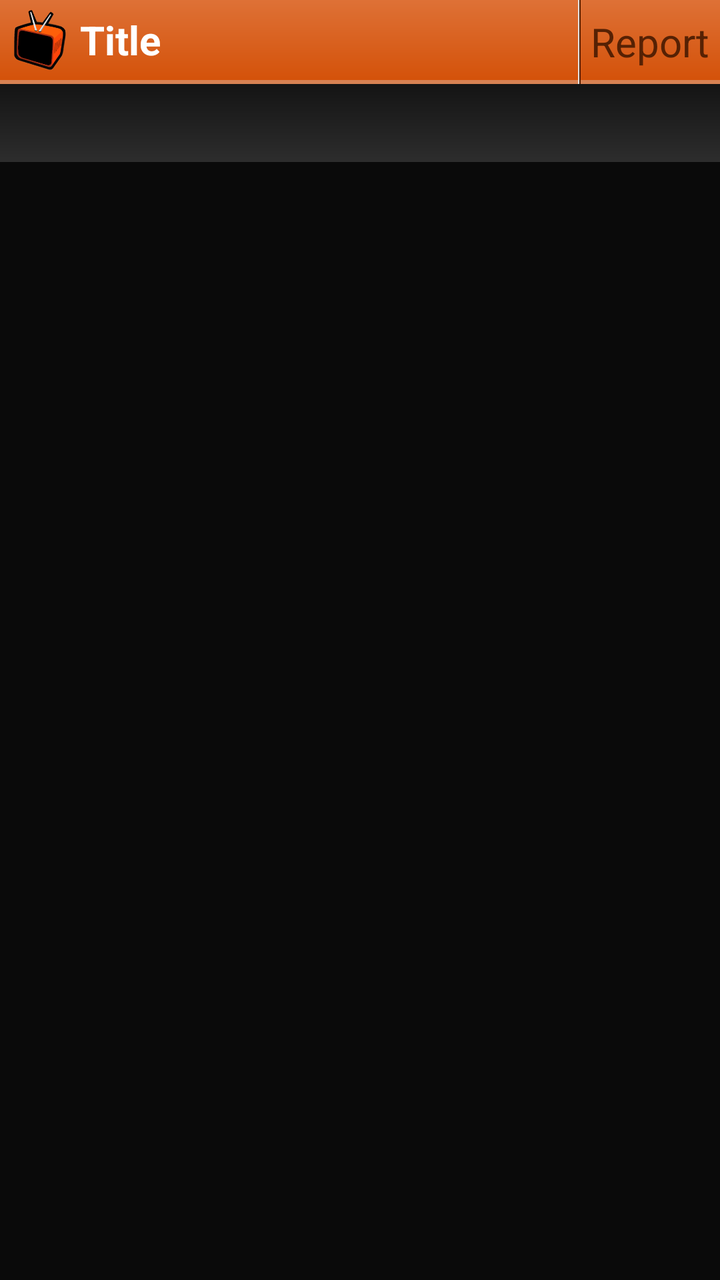
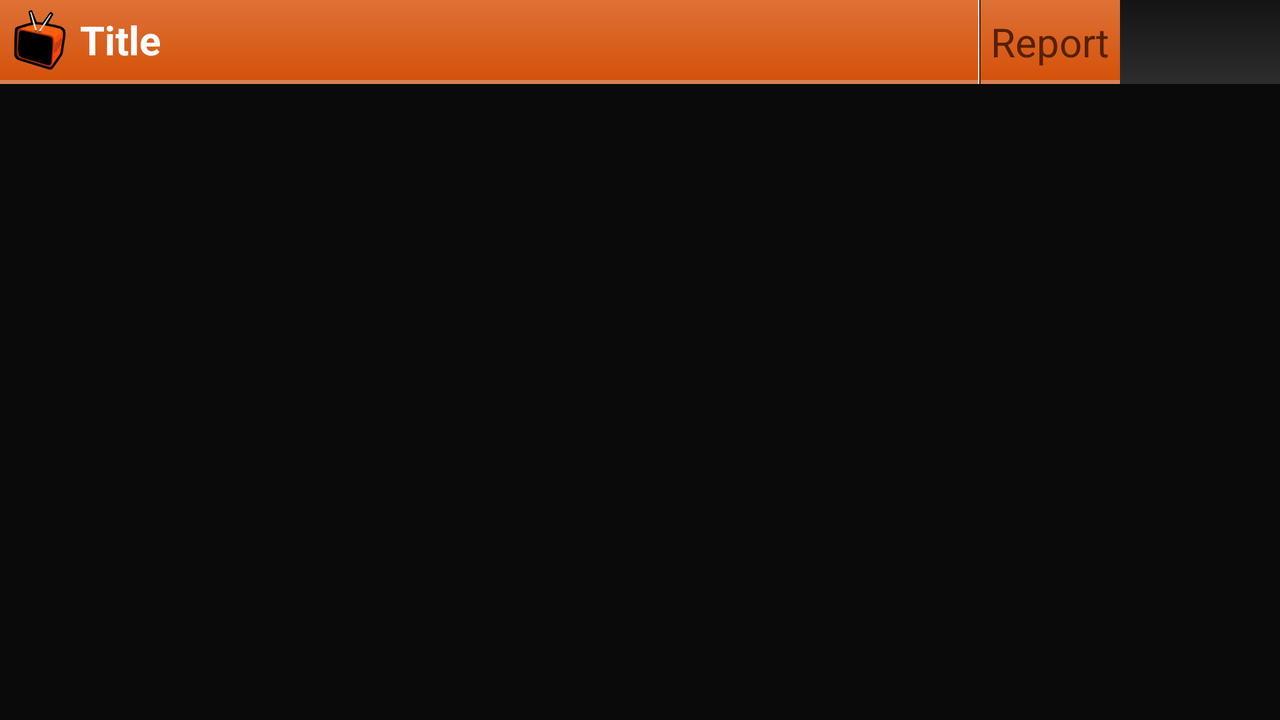

The same Android screen from two of the app's own layout files: first res/layout/ as a phone draws it, then the repository's variant for another configuration, drawn on a device whose configuration selects that folder. Both files follow.
<!-- AndroidManifest.xml: application theme android:Theme.NoTitleBar -->
<!-- res/layout/activity_dramasection.xml -->
<?xml version="1.0" encoding="utf-8"?>
<RelativeLayout xmlns:android="http://schemas.android.com/apk/res/android"
    android:layout_width="fill_parent"
    android:layout_height="fill_parent"
    android:background="@color/background"
    android:orientation="vertical" >
    <RelativeLayout android:id="@+id/rlayout"
            android:layout_width="fill_parent"
            android:layout_height="42dp">
            <include android:id="@+id/topbar" layout="@layout/topbar"
                android:layout_toLeftOf="@+id/line1" />
            <TextView android:id="@+id/textview_feedback"
                android:layout_width="wrap_content"
                android:layout_height="wrap_content"
                android:layout_alignParentTop="true"
                android:layout_alignParentRight="true"
                android:layout_alignParentBottom="true"
                android:gravity="center"
                android:padding="5dp"
                android:textColor="@drawable/button_feedback_tv"
                android:textSize="20dp"
                android:text="@string/report" />
            <View android:id="@+id/line0"
                android:layout_width="0.5dp"
                android:layout_height="fill_parent"
                android:layout_toLeftOf="@+id/textview_feedback"
                android:background="@color/report_normal" />
            <View android:id="@+id/line1"
                android:layout_width="0.5dp"
                android:layout_height="fill_parent"
                android:layout_toLeftOf="@+id/line0"
                android:background="@color/tab_textview_normal" />
            
        </RelativeLayout>
    <TextView android:id="@+id/textview_chapternumber"
        android:layout_width="fill_parent"
        android:layout_height="wrap_content"
        android:layout_gravity="center"
        android:layout_below="@+id/rlayout"
        android:gravity="center"
        android:padding="6dp"
        android:background="@drawable/chapter_background"
        android:textStyle="bold"
        android:textColor="@color/tab_textview_normal"
        android:textSize="20dp"
        android:text="" />"
    <TextView android:id="@+id/textview_notify"
        android:layout_width="fill_parent"
        android:layout_height="wrap_content"
        android:layout_below="@+id/textview_chapternumber"
        android:layout_marginTop="5dp"
        android:layout_marginRight="15dp"
        android:layout_marginLeft="15dp"
        android:visibility="gone"
        android:padding="5dp"
        android:background="@drawable/notify_background"
        android:textStyle="bold"
        android:textColor="@color/main_color_orange"
        android:textSize="15dp"
        android:text="以下部分影片須為Android4.0以上且安裝Flash Player原生瀏覽器方能觀看" />"
    <GridView android:id="@+id/gridview_section"
        android:layout_width="fill_parent"
        android:layout_height="fill_parent"
        android:layout_margin="10dp"
        android:layout_below="@+id/textview_notify"
        android:layout_above="@+id/ad_layout"
        android:verticalSpacing="15dp"  
        android:horizontalSpacing="15dp"  
        android:listSelector="@drawable/grid_item_dramasection_bg"
        android:numColumns="2" />
    
    <RelativeLayout
            android:id="@+id/ad_layout"
            android:layout_width="fill_parent"
            android:layout_height="wrap_content"
            android:layout_alignParentBottom="true"
            android:background="@color/background"
            android:gravity="center_horizontal" 
            android:layout_gravity="center_horizontal"/>
    
    <ImageButton android:id="@+id/refresh"
       android:layout_width="fill_parent"
       android:layout_height="fill_parent"
       android:layout_below="@+id/textview_notify"
       android:scaleType="fitCenter"
       android:visibility="gone"
       android:background="@drawable/button_background"
       android:src="@drawable/renew"/>
</RelativeLayout>
<!-- res/layout/topbar.xml (included above) -->
<?xml version="1.0" encoding="utf-8"?>
<LinearLayout xmlns:android="http://schemas.android.com/apk/res/android"
    android:id="@+id/linearlayout_toptitle"
	android:orientation="vertical" android:layout_width="match_parent"
	android:layout_height="wrap_content">
	
	<RelativeLayout android:id="@+id/relativelayout_toptitle"
	   android:layout_width="fill_parent" 
       android:layout_height="40dp" 
       android:background="@drawable/topbar_bg"
       android:gravity="left"
       >
       
       <ImageView android:id="@+id/app_img"
           android:layout_width="30dp"
           android:layout_height="30dp"
           android:layout_alignParentLeft="true"
           android:layout_margin="5dp"
           android:src="@drawable/tv" />
       <TextView android:id="@+id/topbar_text"
           android:layout_width="wrap_content"
           android:layout_height="wrap_content"
           android:layout_toRightOf="@+id/app_img"
           android:layout_centerVertical="true"
           android:textSize="20dp"
           android:textStyle="bold"
           android:textColor="@color/white"
           android:text="@string/title"
           />          
	</RelativeLayout>
	<View 
	    android:layout_width="fill_parent"
	    android:layout_height="2dp"
	    android:background="@color/main_color_orange_light" />

</LinearLayout>
<!-- resources referenced by this layout -->
<resources>
  <color name="background">#0a0a0a</color>
  <color name="main_color_orange">#de7136</color>
  <color name="main_color_orange_light">#d78253</color>
  <color name="report_normal">#562104</color>
  <color name="tab_textview_normal">#e1e1e1</color>
  <color name="white">#ffffffff</color>
  <!-- drawable button_background (drawable) -->
  <?xml version="1.0" encoding="UTF-8"?>
   
  
  <selector  
      xmlns:android="http://schemas.android.com/apk/res/android">  
      <item android:state_pressed="true" >  
          <shape>  
              <solid android:color="@color/main_color_orange"/> 
              <corners  
                  android:radius="2dp" />  
              <padding  
                  android:left="5dp"  
                  android:top="5dp"  
                  android:right="5dp"  
                  android:bottom="5dp" /> 
          </shape>  
      </item>  
      <item android:state_focused="true" >  
          <shape>   
              <stroke  
                  android:width="2dp"  
                  android:color="@color/main_color_orange" />
              <corners  
                  android:radius="2dp" />  
              <padding  
                  android:left="5dp"  
                  android:top="5dp"  
                  android:right="5dp"  
                  android:bottom="5dp" />   
          </shape>  
      </item>  
      <item>        
          <shape>  
              <solid android:color="@color/main_color_grey_dark"/>
              <corners  
                  android:radius="2dp" />  
              <padding  
                  android:left="5dp"  
                  android:top="5dp"  
                  android:right="5dp"  
                  android:bottom="5dp" />    
          </shape>  
      </item>  
  </selector> 
  
  
          
  <!-- drawable button_feedback_tv (drawable) -->
  <?xml version="1.0" encoding="UTF-8"?>
   
  
  <selector  
      xmlns:android="http://schemas.android.com/apk/res/android">  
      <item android:state_pressed="true"
          android:color="@color/report_press">
           </item>  
      <item android:state_focused="true" 
          android:color="@color/report_press">
          </item>  
      <item
          android:color="@color/report_normal">
          </item>  
  </selector>
  <!-- drawable chapter_background (drawable) -->
  <?xml version="1.0" encoding="UTF-8"?>
     
  <shape xmlns:android="http://schemas.android.com/apk/res/android">  
      <gradient android:startColor="#141414"
          android:endColor="#2d2d2d"
          android:angle="270" /> 
  </shape>
  <!-- drawable grid_item_dramasection_bg (drawable) -->
  <selector xmlns:android="http://schemas.android.com/apk/res/android">
      <item android:state_pressed="true" >
          <shape >
              <solid android:color="@color/grid_item_orange" />
          </shape>
      </item>
      <item>
          <shape >
              <solid android:color="@color/transparent100" />
          </shape>
      </item>
  </selector>
  <!-- drawable notify_background (drawable) -->
  <?xml version="1.0" encoding="UTF-8"?>
     
  <shape xmlns:android="http://schemas.android.com/apk/res/android">  
      <stroke android:width="2dp"
          android:color="@color/main_color_orange"  />
  </shape>
  <!-- drawable renew: png bitmap (drawable, 34293 bytes) -->
  <!-- drawable topbar_bg (drawable) -->
  <?xml version="1.0" encoding="utf-8"?>
  <shape xmlns:android="http://schemas.android.com/apk/res/android">
      <gradient   
  	    android:startColor="@color/main_color_orange"  
  	    android:endColor="@color/main_color_orange_dark"  
  	    android:angle="270" />
  </shape>
  <!-- drawable tv: png bitmap (drawable, 25309 bytes) -->
  <string name="report">Report</string>
  <string name="title">Title</string>
  <color name="main_color_grey_dark">#2a2723</color>
  <color name="report_press">#606060</color>
  <color name="grid_item_orange">#ff8929</color>
  <color name="transparent100">#00000000</color>
  <color name="main_color_orange_dark">#d4520a</color>
</resources>
<!-- res/layout-land/activity_dramasection.xml (the repository's variant of the layout above) -->
<!-- drawn on the phone turned sideways -->
<?xml version="1.0" encoding="utf-8"?>
<RelativeLayout xmlns:android="http://schemas.android.com/apk/res/android"
    android:layout_width="fill_parent"
    android:layout_height="fill_parent"
    android:background="@color/background"
    android:orientation="vertical" >
    <RelativeLayout android:id="@+id/rlayout"
            android:layout_width="fill_parent"
            android:layout_height="42dp"
            android:layout_toLeftOf="@+id/textview_chapternumber" >
            <include android:id="@+id/topbar" layout="@layout/topbar"
                android:layout_toLeftOf="@+id/line1" />
            <TextView android:id="@+id/textview_feedback"
                android:layout_width="wrap_content"
                android:layout_height="wrap_content"
                android:layout_alignParentTop="true"
                android:layout_alignParentRight="true"
                android:layout_alignParentBottom="true"
                android:gravity="center"
                android:padding="5dp"
                android:textColor="@drawable/button_feedback_tv"
                android:textSize="20dp"
                android:text="@string/report" />
            <View android:id="@+id/line0"
                android:layout_width="0.5dp"
                android:layout_height="fill_parent"
                android:layout_toLeftOf="@+id/textview_feedback"
                android:background="@color/report_normal" />
            <View android:id="@+id/line1"
                android:layout_width="0.5dp"
                android:layout_height="fill_parent"
                android:layout_toLeftOf="@+id/line0"
                android:background="@color/tab_textview_normal" />
            
        </RelativeLayout>
    <TextView android:id="@+id/textview_chapternumber"
        android:layout_width="80dp"
        android:layout_height="42dp"
        android:layout_gravity="center"
        android:layout_alignParentRight="true"
        android:layout_alignBottom="@+id/rlayout"
        android:gravity="center"
        android:padding="6dp"
        android:background="@drawable/chapter_background"
        android:textStyle="bold"
        android:textColor="@color/tab_textview_normal"
        android:textSize="20dp"
        android:text="" />"
    <TextView android:id="@+id/textview_notify"
        android:layout_width="fill_parent"
        android:layout_height="wrap_content"
        android:layout_below="@+id/rlayout"
        android:layout_marginTop="5dp"
        android:layout_marginRight="15dp"
        android:layout_marginLeft="15dp"
        android:visibility="gone"
        android:padding="5dp"
        android:background="@drawable/notify_background"
        android:textStyle="bold"
        android:textColor="@color/main_color_orange"
        android:textSize="15dp"
        android:text="以下部分影片須為Android4.0以上且安裝Flash Player原生瀏覽器方能觀看" />"
    <GridView android:id="@+id/gridview_section"
        android:layout_width="fill_parent"
        android:layout_height="fill_parent"
        android:layout_margin="10dp"
        android:layout_below="@+id/textview_notify"
        android:layout_above="@+id/ad_layout"
        android:verticalSpacing="15dp"  
        android:horizontalSpacing="15dp"  
        android:listSelector="@drawable/grid_item_dramasection_bg"
        android:numColumns="4" />
    
    <RelativeLayout
            android:id="@+id/ad_layout"
            android:layout_width="fill_parent"
            android:layout_height="wrap_content"
            android:layout_alignParentBottom="true"
            android:background="@color/background"
            android:gravity="center_horizontal" 
            android:layout_gravity="center_horizontal"/>
    
    <ImageButton android:id="@+id/refresh"
       android:layout_width="fill_parent"
       android:layout_height="fill_parent"
       android:layout_below="@+id/textview_notify"
       android:scaleType="fitCenter"
       android:visibility="gone"
       android:background="@drawable/button_background"
       android:src="@drawable/renew"/>
</RelativeLayout>
